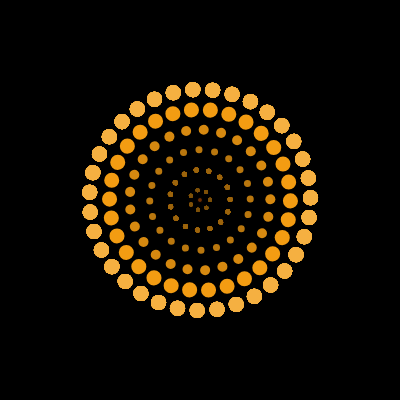
Frame 1 (no input)
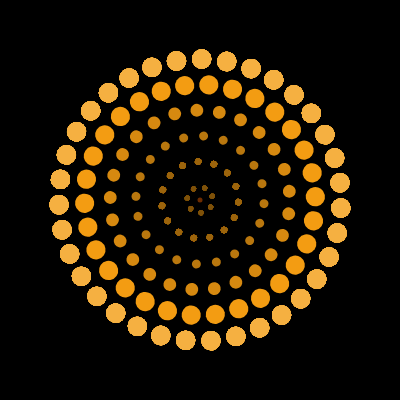
Frame 60 (no input)
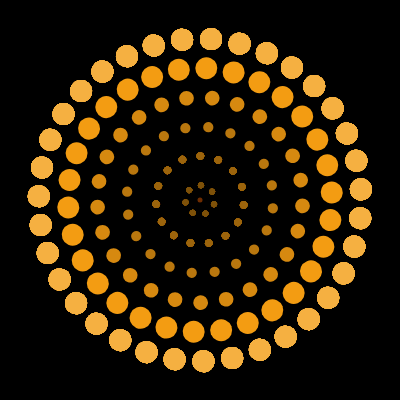
Frame 120 (the mouse pressed at the canvas centre since frame 60)

The p5.js sketch that drew these frames (run headless with seeded random() and noise() and a simulated clock; from frame 60 on, the mouse is pressed at the canvas centre):

// p5.js sketch
// ── sketch.js
function setup() {
  createCanvas(400, 400);
}

function draw() {
  background(0 );
  translate(width / 2, height / 2);
  
fill(110,44,0)  
ellipse(0 , 0, 5, 5)
  
  
 // rotación y escala del primer circulo   
  rotate(frameCount * 0.01);
  scale(1 + sin(frameCount * 0.01) * 0.5);
  //primer circulo
  let  r1 = 90;
  let points1 = 30;
  
     for (let i = 0; i < points1; i++) {
    let angle = TWO_PI / points1 * i; // Ángulo para cada punto
  
    let x = r1 * cos(angle);
    let y = r1 * sin(angle);
    
    fill(243, 156, 18 );
    noStroke();
    ellipse(x, y, 15, 15); // Dibuja un punto en la posición calculada
    
     }
   //Segundo circulo
  rotate(frameCount * -0.02); //misma rotacion y escala del primer circulo
  
  let r2 = 70;
  let points2 = 25;
  
  for (let i = 0; i < points2; i++)
    {
      let angle = TWO_PI / points2 * i;
      let x = r2 * cos(angle);
      let y = r2 * sin(angle);
      
      fill(214, 137, 16);
      noStroke();
     ellipse(x, y, 10, 10);
    }
  
  //Tercer circulo
   rotate(frameCount * -0.01); //misma rotacion y escala del primer circulo
  
  let r3 = 50;
  let points3 = 20;
  
  for (let i = 0; i < points3; i++)
    {
      let angle = TWO_PI / points3 * i;
      let x = r3 * cos(angle);
      let y = r3 * sin(angle);
      
      fill(185, 119, 14  );
      noStroke();
     ellipse(x, y, 7, 7);
      
      //Cuarto circulo
      rotate(frameCount * 0.00); //misma rotacion y escala del primer 
  
  let r4 = 30;
  let points4 = 15;
  
  for (let i = 0; i < points4; i++)
    {
      let angle = TWO_PI / points4 * i;
      let x = r4 * cos(angle);
      let y = r4 * sin(angle);
      
      fill( 156, 100, 12 );
      noStroke();
     ellipse(x, y, 5, 5);
    }
  
      //Quinto circulo (el mas grande)
      
      rotate(frameCount * 0.00); //misma rotacion y escala del primer 
  
  let r5 = 110;
  let points5 = 35;
  
  for (let i = 0; i < points5; i++)
    {
      let angle = TWO_PI / points5 * i;
      let x = r5 * cos(angle);
      let y = r5 * sin(angle);
      
      fill(245, 176, 65 );
      noStroke();
     ellipse(x, y,15, 15);
    }
       //Sexto circulo
      rotate(frameCount * 0.00); //misma rotacion y escala del primer 
  
  let r6 = 10;
  let points6 = 7;
  
  for (let i = 0; i < points6; i++)
    {
      let angle = TWO_PI / points6 * i;
      let x = r6 * cos(angle);
      let y = r6 * sin(angle);
      
      fill( 126, 81, 9);
      noStroke();
     ellipse(x, y, 4, 4);
      
    
}
    }
}
